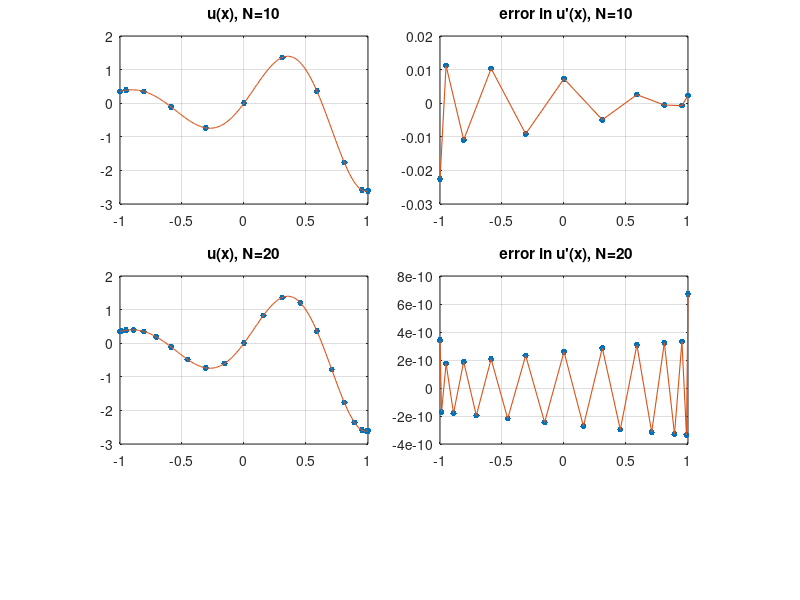
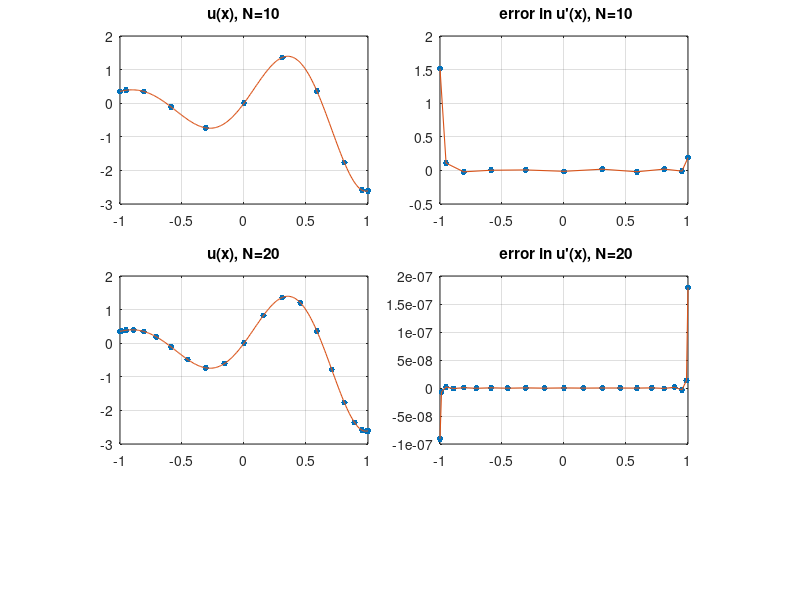

Source code (MATLAB) for these figures, in order:

function derive_test1
% derive_test1.m - Chebyshev differentation of a smooth function
xx = [-1:.01:1]; uu = exp(xx).*sin(5*xx); clf
for N = [10 20]
[D,x] = cheb(N);
u = exp(x).*sin(5*x);
subplot('position',[ .15 .66-.4*(N==20) .31 .28])
plot(x,u,'.','markersize',14), grid on
line(xx,uu,'linewidth',.8)
title([ 'u(x), N=' int2str(N)])
error = D*u - exp(x).*(sin(5*x)+5*cos(5*x));
subplot('position', [.55 .66-.4*(N==20) .31 .28])
plot(x,error,'.','markersize',14), grid on
line(x,error,'linewidth',.8)
title( [' error in u''(x), N=' int2str(N)])
pause
keyboard
end

% test second derivative

figure(2)
for N = [10 20]
[D,x] = cheb(N);
u = exp(x).*sin(5*x);
upp = exp(x).*(5*cos(5*x)-25*sin(5*x))+exp(x).*(sin(5*x)+5*cos(5*x));
subplot('position',[ .15 .66-.4*(N==20) .31 .28])
plot(x,u,'.','markersize',14), grid on
line(xx,uu,'linewidth',.8)
title([ 'u(x), N=' int2str(N)])
error = D^2*u - upp;
subplot('position', [.55 .66-.4*(N==20) .31 .28])
plot(x,error,'.','markersize',14), grid on
line(x,error,'linewidth',.8)
title( [' error in u''(x), N=' int2str(N)])
pause
end


% from Spectral methods in Matlab
return

% CHEB
% compute D = differentiation matrix, x = Chebyshev grid
function [D,x] = cheb(N)
if N==0, D=0; x=1; return, end
x = cos(pi*(0:N)/N)';
c = [2; ones(N-1,1); 2].*(-1).^(0:N)';
X = repmat(x,1,N+1);
dX = X-X';
D = (c*(1./c)')./(dX+(eye(N+1)));
D = D - diag(sum(D'));
% off-diagonal entries
% diagonal entries

return